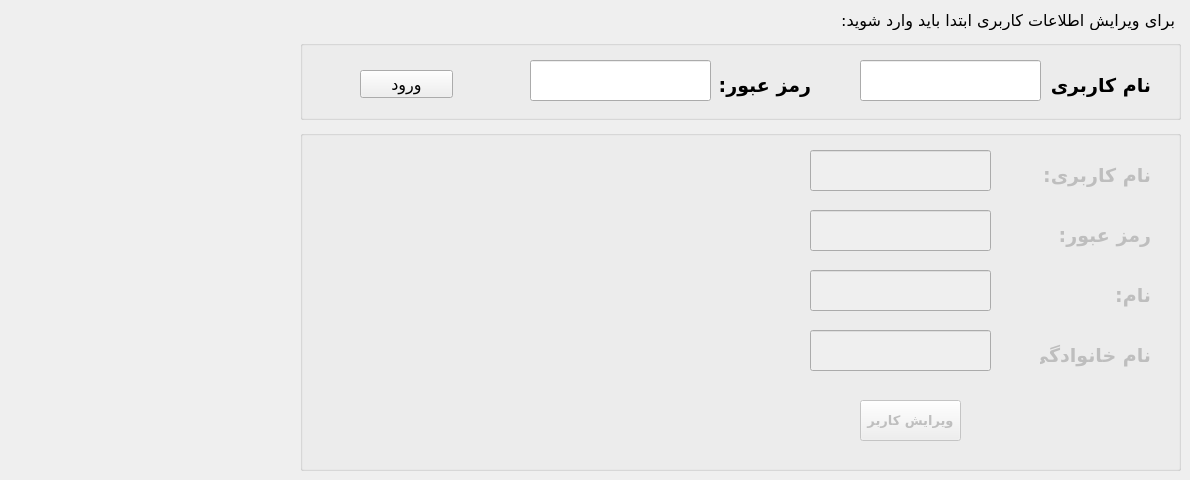
      <widget class="QWidget" name="tab_15">
       <attribute name="title">
        <string>Tab 2</string>
       </attribute>
       <widget class="QLabel" name="label_17">
        <property name="geometry">
         <rect>
          <x>834</x>
          <y>10</y>
          <width>341</width>
          <height>20</height>
         </rect>
        </property>
        <property name="font">
         <font>
          <family>Vazir</family>
          <pointsize>12</pointsize>
         </font>
        </property>
        <property name="layoutDirection">
         <enum>Qt::RightToLeft</enum>
        </property>
        <property name="text">
         <string>برای ویرایش اطلاعات کاربری ابتدا باید وارد شوید:</string>
        </property>
       </widget>
       <widget class="QGroupBox" name="groupBox_5">
        <property name="geometry">
         <rect>
          <x>300</x>
          <y>40</y>
          <width>881</width>
          <height>80</height>
         </rect>
        </property>
        <property name="title">
         <string/>
        </property>
        <widget class="QLabel" name="products_details_label_16">
         <property name="geometry">
          <rect>
           <x>420</x>
           <y>30</y>
           <width>91</width>
           <height>31</height>
          </rect>
         </property>
         <property name="font">
          <font>
           <family>Vazir</family>
           <pointsize>14</pointsize>
           <weight>75</weight>
           <bold>true</bold>
          </font>
         </property>
         <property name="text">
          <string>رمز عبور:</string>
         </property>
        </widget>
        <widget class="QLineEdit" name="lineEdit_8">
         <property name="geometry">
          <rect>
           <x>230</x>
           <y>20</y>
           <width>181</width>
           <height>41</height>
          </rect>
         </property>
         <property name="font">
          <font>
           <pointsize>14</pointsize>
          </font>
         </property>
         <property name="echoMode">
          <enum>QLineEdit::Password</enum>
         </property>
        </widget>
        <widget class="QLineEdit" name="lineEdit_9">
         <property name="geometry">
          <rect>
           <x>560</x>
           <y>20</y>
           <width>181</width>
           <height>41</height>
          </rect>
         </property>
         <property name="font">
          <font>
           <pointsize>14</pointsize>
          </font>
         </property>
        </widget>
        <widget class="QLabel" name="products_details_label_17">
         <property name="geometry">
          <rect>
           <x>750</x>
           <y>30</y>
           <width>101</width>
           <height>31</height>
          </rect>
         </property>
         <property name="font">
          <font>
           <family>Vazir</family>
           <pointsize>14</pointsize>
           <weight>75</weight>
           <bold>true</bold>
          </font>
         </property>
         <property name="text">
          <string>نام کاربری:</string>
         </property>
        </widget>
        <widget class="QPushButton" name="login_btn_2">
         <property name="geometry">
          <rect>
           <x>60</x>
           <y>30</y>
           <width>93</width>
           <height>28</height>
          </rect>
         </property>
         <property name="font">
          <font>
           <family>Vazir</family>
           <pointsize>12</pointsize>
           <weight>50</weight>
           <bold>false</bold>
          </font>
         </property>
         <property name="text">
          <string>ورود</string>
         </property>
        </widget>
       </widget>
       <widget class="QGroupBox" name="groupBox_6">
        <property name="enabled">
         <bool>false</bool>
        </property>
        <property name="geometry">
         <rect>
          <x>300</x>
          <y>130</y>
          <width>881</width>
          <height>341</height>
         </rect>
        </property>
        <property name="title">
         <string/>
        </property>
        <widget class="QLabel" name="products_details_label_18">
         <property name="geometry">
          <rect>
           <x>730</x>
           <y>150</y>
           <width>121</width>
           <height>31</height>
          </rect>
         </property>
         <property name="font">
          <font>
           <family>Vazir</family>
           <pointsize>14</pointsize>
           <weight>75</weight>
           <bold>true</bold>
          </font>
         </property>
         <property name="text">
          <string>نام:</string>
         </property>
        </widget>
        <widget class="QLabel" name="products_details_label_19">
         <property name="geometry">
          <rect>
           <x>740</x>
           <y>210</y>
           <width>111</width>
           <height>31</height>
          </rect>
         </property>
         <property name="font">
          <font>
           <family>Vazir</family>
           <pointsize>14</pointsize>
           <weight>75</weight>
           <bold>true</bold>
          </font>
         </property>
         <property name="text">
          <string>نام خانوادگی:</string>
         </property>
        </widget>
        <widget class="QLabel" name="products_details_label_20">
         <property name="geometry">
          <rect>
           <x>720</x>
           <y>30</y>
           <width>131</width>
           <height>31</height>
          </rect>
         </property>
         <property name="font">
          <font>
           <family>Vazir</family>
           <pointsize>14</pointsize>
           <weight>75</weight>
           <bold>true</bold>
          </font>
         </property>
         <property name="text">
          <string>نام کاربری:</string>
         </property>
        </widget>
        <widget class="QLabel" name="products_details_label_22">
         <property name="geometry">
          <rect>
           <x>730</x>
           <y>90</y>
           <width>121</width>
           <height>31</height>
          </rect>
         </property>
         <property name="font">
          <font>
           <family>Vazir</family>
           <pointsize>14</pointsize>
           <weight>75</weight>
           <bold>true</bold>
          </font>
         </property>
         <property name="text">
          <string>رمز عبور:</string>
         </property>
        </widget>
        <widget class="QPushButton" name="edit_user_btn_2">
         <property name="geometry">
          <rect>
           <x>560</x>
           <y>270</y>
           <width>101</width>
           <height>41</height>
          </rect>
         </property>
         <property name="font">
          <font>
           <family>Vazir</family>
           <pointsize>10</pointsize>
           <weight>75</weight>
           <bold>true</bold>
          </font>
         </property>
         <property name="text">
          <string>ویرایش کاربر</string>
         </property>
        </widget>
        <widget class="QLineEdit" name="lineEdit_10">
         <property name="geometry">
          <rect>
           <x>510</x>
           <y>20</y>
           <width>181</width>
           <height>41</height>
          </rect>
         </property>
         <property name="font">
          <font>
           <pointsize>14</pointsize>
          </font>
         </property>
        </widget>
        <widget class="QLineEdit" name="lineEdit_11">
         <property name="geometry">
          <rect>
           <x>510</x>
           <y>80</y>
           <width>181</width>
           <height>41</height>
          </rect>
         </property>
         <property name="font">
          <font>
           <pointsize>14</pointsize>
          </font>
         </property>
         <property name="echoMode">
          <enum>QLineEdit::Password</enum>
         </property>
        </widget>
        <widget class="QLineEdit" name="lineEdit_12">
         <property name="geometry">
          <rect>
           <x>510</x>
           <y>140</y>
           <width>181</width>
           <height>41</height>
          </rect>
         </property>
         <property name="font">
          <font>
           <pointsize>14</pointsize>
          </font>
         </property>
        </widget>
        <widget class="QLineEdit" name="lineEdit_13">
         <property name="geometry">
          <rect>
           <x>510</x>
           <y>200</y>
           <width>181</width>
           <height>41</height>
          </rect>
         </property>
         <property name="font">
          <font>
           <pointsize>14</pointsize>
          </font>
         </property>
        </widget>
       </widget>
      </widget>
